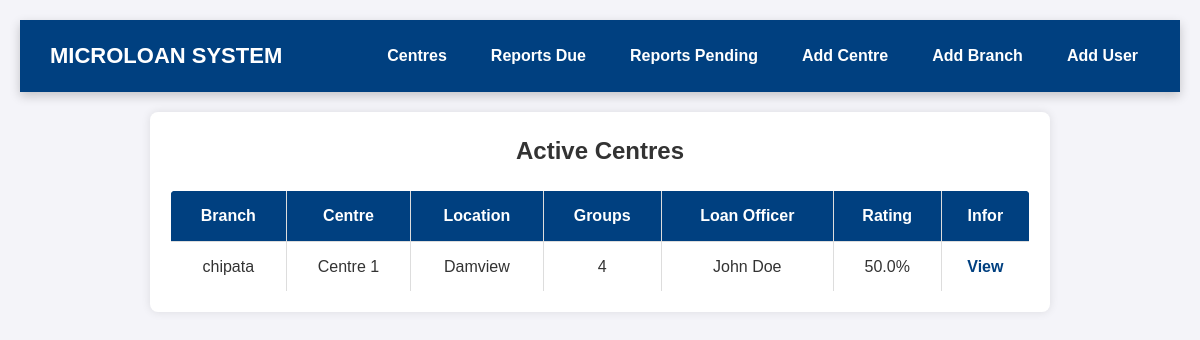
The page / on the database its author committed.
### app.py (models this page shows, shortened)
class ActiveCentres(db.Model):
    id = db.Column(db.Integer, primary_key = True)
    user_id = db.Column(db.Integer, db.ForeignKey('user.id'), nullable=False)
    branch_id = db.Column(db.Integer, db.ForeignKey('branch.id'), nullable=False)
    reports = db.relationship('CentreReports', backref='active_centres', lazy=True)
    centre_name = db.Column(db.String(50), nullable=False)
    last_rm_date = db.Column(db.Date, nullable=False, default=datetime.utcnow().date)
    location = db.Column(db.String(50), nullable=False)
    distance = db.Column(db.Integer, nullable=False)
    chairperson = db.Column(db.String(50), nullable=False)
    contact_num = db.Column(db.String(15), unique=True, nullable=False)
    def get_latest_report(self):
        return CentreReports.query.filter_by(centre_id=self.id).order_by(desc(CentreReports.id)).first()
    def get_centre_rating(self):
        return CentreReports.get_average(self.id)

class Branch(db.Model):
    id = db.Column(db.Integer, primary_key=True)
    branch_name = db.Column(db.String(50), unique=True, nullable=False)
    users = db.relationship('User', backref='branch_office', lazy=True)
    centres = db.relationship('ActiveCentres', backref='branch_office', lazy=True)

class CentreReports(db.Model):
    id = db.Column(db.Integer, primary_key = True)
    centre_id = db.Column(db.Integer, db.ForeignKey('active_centres.id'), nullable = False)
    num_groups = db.Column(db.Integer, nullable = False)
    paid = db.Column(db.Integer, nullable = False)
    loan_balance = db.Column(db.Integer, nullable = False)
    attendance = db.Column(db.Integer, nullable = False)
    savings = db.Column(db.Integer, nullable = False)
    start_time = db.Column(Time, default=lambda: datetime.utcnow().time(), nullable=False)
    end_time = db.Column(Time, default=lambda: datetime.utcnow().time(), nullable=False)
    num_packages = db.Column(db.Integer, nullable=False)
    rm_date = db.Column(db.Date, nullable=False, default=datetime.utcnow().date)
    status = db.Column(db.Boolean, default=False)
    comment = db.Column(db.String(50), nullable=True)
    photo = db.Column(db.String(255), nullable=True)
    def get_rating(self):
        score_1 = 1 if self.num_groups > 4 else 0 # score centre centre size
        score_2 = 1 if (self.attendance / self.num_groups * 4.5) > 0.5 else 0 # score centre attendance
        rating = ((score_1 + score_2) / 2) * 100
        return round(rating, 1)
    @staticmethod
    def get_average(centre_id):
        latest_reports = (CentreReports.query.filter_by(centre_id=centre_id).order_by(CentreReports.id.desc()).limit(3).all())
        if not latest_reports:
            return 0
        ratings = [report.get_rating() for report in latest_reports]
        average_rating = sum(ratings) / len(ratings)
        return round(average_rating, 1)
    @staticmethod
    def latest_reports():
        subquery = (db.session.query(CentreReports.centre_id,db.func.max(CentreReports.id).label("latest_id")).group_by(CentreReports.centre_id).subquery())
        latest_reports = (CentreReports.query.join(subquery, CentreReports.id == subquery.c.latest_id).all())
        return {report.centre_id: report for report in latest_reports}
    @staticmethod
    def average_latest_rating():
        latest_reports = CentreReports.latest_reports()
        ratings = [report.get_rating() for report in latest_reports.values() if report]
        return round(sum(ratings) / len(ratings), 1) if ratings else 0

class User(db.Model):
    id = db.Column(db.Integer, primary_key=True)
    branch_id = db.Column(db.Integer, db.ForeignKey('branch.id'), nullable=False)
    centres = db.relationship('ActiveCentres', backref='assigned_user', lazy=True)
    email = db.Column(db.String(120), unique=True, nullable=False)
    first_name = db.Column(db.String(25), nullable=False)
    last_name = db.Column(db.String(25), nullable=False)
    password_hash = db.Column(db.String(125), nullable=False)
    user_role = db.Column(db.String(25), default="Loan Officer", nullable=False)

### app.py (the view)
@app.route('/', methods=['POST','GET'])
def home():
    average_rating = CentreReports.average_latest_rating()
    centres = ActiveCentres.query.all()
    return render_template('home_page.html', centres=centres, average_rating=average_rating)

### templates/home_page.html
{% extends 'base.html' %}
{% block content %}
<div class="container">
    <h2 class="page-title">Active Centres</h2>
    {% if centres | length < 1 %}
        <h3 class="no-data">There are no centres available.</h3>
    {% else %}
    <table class="centres-table">
        <thead>
            <tr>
                <th>Branch</th>
                <th>Centre</th>
                <th>Location</th>
                <th>Groups</th>
                <th>Loan Officer</th>
                <th>Rating</th>
                <th>Infor</th>
            </tr>
        </thead>
        <tbody>
            {% for centre in centres %}
            <tr>
                <td>{{ centre.assigned_user.branch_office.branch_name }}</td>
                <td>{{ centre.centre_name }}</td>
                <td>{{ centre.location }}</td>
                <td>{{ centre.get_latest_report().num_groups if centre.get_latest_report().num_groups  else 'N/A'}}</td>
                <td>{{ centre.assigned_user.first_name }} {{ centre.assigned_user.last_name }}</td>
                <td>{{ centre.get_centre_rating()}}%</td>
                <td><a href="{{ url_for('centre_view', id=centre.id) }}" class="view-btn">View</a></td>
            </tr>
            {% endfor %}
        </tbody>
    </table>
    {% endif %}
</div>
{% endblock %}

### static/styles.css (style rules this page uses)
* { margin: 0; padding: 0; box-sizing: border-box; font-family: Arial, sans-serif; }
body { background-color: #f4f4f9; color: #333; line-height: 1.6; padding: 20px; }
.container { max-width: 900px; margin: 20px auto; background: #fff; padding: 20px; border-radius: 8px; box-shadow: 0px 0px 10px rgba(0, 0, 0, 0.1); }
h2 { text-align: center; margin-bottom: 20px; }
table { width: 100%; border-collapse: collapse; margin-top: 20px; }
table, th, td { border: 1px solid #ddd; }
th, td { padding: 10px; text-align: center; }
th { background: #004080; color: white; }
a { color: #004080; text-decoration: none; }
table { width: 100%; border-collapse: collapse; background: #fff; border-radius: 5px; overflow: hidden; }
thead { background: #004080; color: #fff; }
th, td { padding: 10px; text-align: left; border-bottom: 1px solid #ddd; }
a { text-decoration: none; color: #004080; font-weight: bold; transition: 0.3s; }
th, td { padding: 12px; text-align: center; border-bottom: 1px solid #ddd; }

### rows shown on the page
ActiveCentres: assigned_user.branch_office.branch_name "chipata", centre_name "Centre 1", location "Damview", get_latest_report "4", assigned_user.first_name "John", assigned_user.last_name "Doe", get_centre_rating "50.0"
